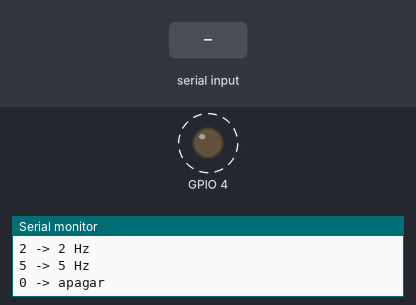
Recording of a program running on a simulated ESP32-S3. Shown: output pins drawn as LEDs (lit = HIGH), the last lines printed to the serial monitor. Dashed ring = blinking. The inputs (shaded band) are chosen by the test bench.

Above: at 2.8 s.
2.9 s: "2" received over Serial
At 3.12 s:
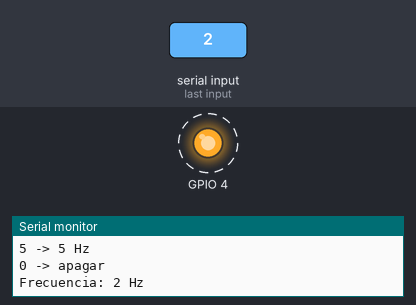
6.4 s: "0" received over Serial
At 7.5 s:
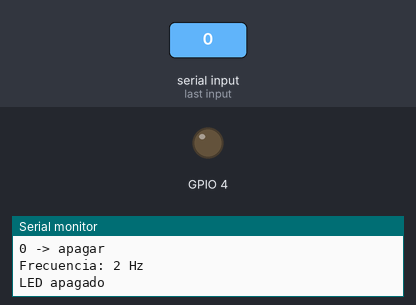
8.0 s: "1" received over Serial
At 8.4 s:
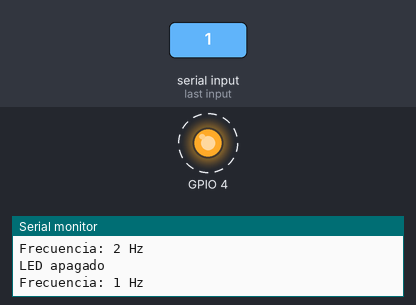
Timing chart, 0 to 18.0 s (numbered marks = the images above; inputs shaded):
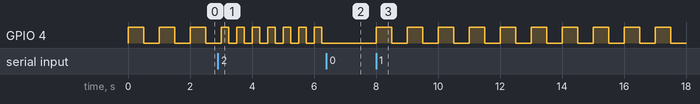

The program:

main.cpp
```cpp
#include <Arduino.h>
#include "Led.h"

float frecuenciaHz = 1.0;

void setup()
{
    Serial.begin(115200);
    iniciarLed(4);
    Serial.println();
    Serial.println("Control del LED integrado");
    Serial.println("-------------------------");
    Serial.println("1 -> 1 Hz");
    Serial.println("2 -> 2 Hz");
    Serial.println("5 -> 5 Hz");
    Serial.println("0 -> apagar");
    Serial.println();
}

void loop()
{
    if (Serial.available() > 0)
    {
        char opcion = Serial.read();
        if (opcion == '1')
        {
            frecuenciaHz = 1.0;
            Serial.println("Frecuencia: 1 Hz");
        }
        else if (opcion == '2')
        {
            frecuenciaHz = 2.0;
            Serial.println("Frecuencia: 2 Hz");
        }
        else if (opcion == '5')
        {
            frecuenciaHz = 5.0;
            Serial.println("Frecuencia: 5 Hz");
        }
        else if (opcion == '0')
        {
            frecuenciaHz = 0.0;
            apagarLed();
            Serial.println("LED apagado");
        }
    }
    if (frecuenciaHz > 0.0)
    {
        parpadearLed(frecuenciaHz);
    }
}
```

Led.h
```cpp
#ifndef LED_H
#define LED_H
#include <Arduino.h>
void iniciarLed(uint8_t pin);
void encenderLed();
void apagarLed();
void parpadearLed(float frecuenciaHz);
#endif
```

Led.cpp
```cpp
#include "Led.h"
uint8_t pinLed;

void iniciarLed(uint8_t pin)
{
    pinLed = pin;
    pinMode(pinLed, OUTPUT);
    apagarLed();
}

void encenderLed()
{
    digitalWrite(pinLed, HIGH);
}

void apagarLed()
{
    digitalWrite(pinLed, LOW);
}

void parpadearLed(float frecuenciaHz)
{
    if (frecuenciaHz <= 0.0)
    {
        apagarLed();
        return;
    }
    unsigned long medioPeriodoMs = 500.0 / frecuenciaHz;
    encenderLed();
    delay(medioPeriodoMs);
    apagarLed();
    delay(medioPeriodoMs);
}
```

Measured:
- after the input at 2.9 s, GPIO 4: alternates HIGH for 0.25 s and LOW for 0.25 s, starting after 0.35 s
- after the input at 6.4 s, GPIO 4: stops changing and stays LOW
- after the input at 8.0 s, GPIO 4: alternates HIGH for 0.50 s and LOW for 0.50 s, starting at once
- by itself, GPIO 4: alternates HIGH for 0.50 s and LOW for 0.50 s
